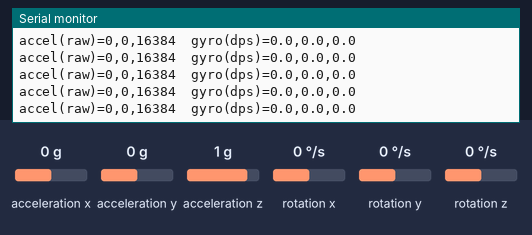
Simulated run of this sketch. Board: ESP32. Shown: the last lines printed to the serial monitor. Wiring (inferred from the names in the program): MPU-9250 motion sensor at I2C address 0x68. Inputs (shaded band) come from the test bench; at power-on: acceleration x 0 g, acceleration y 0 g, acceleration z 1 g, rotation x 0 °/s, rotation y 0 °/s, rotation z 0 °/s.

Above: at 2.9 s.
3.0 s: acceleration x set to -1.4 g
At 3.8 s:
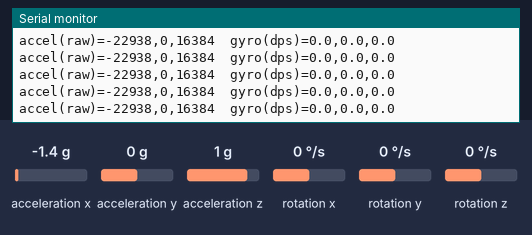
4.5 s: acceleration y set to -1.4 g
At 5.2 s:
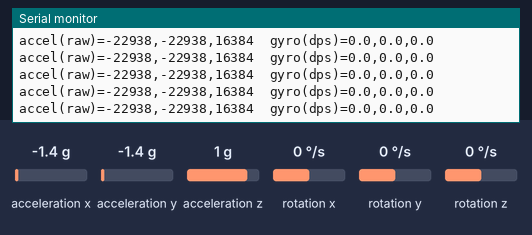
6.0 s: acceleration z set to -1.4 g
At 6.5 s:
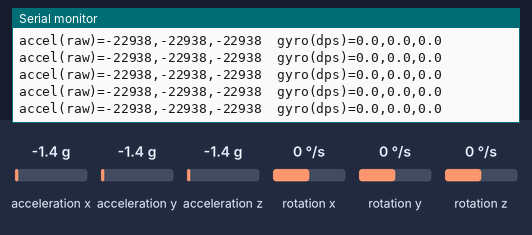
7.5 s: rotation x set to -192 °/s
At 8.1 s:
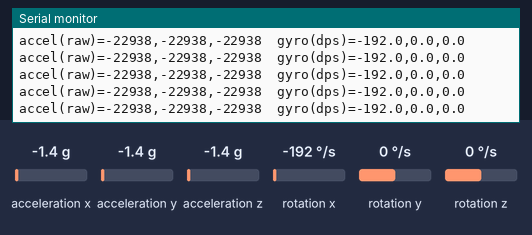
9.0 s: rotation y set to -192 °/s
At 9.8 s:
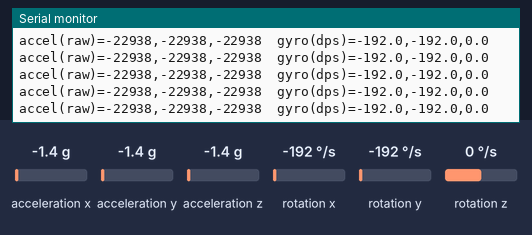

The sketch:

robot_imu_gy521.ino
```cpp
// ===== Llama Robot: GY-521 IMU Sender (ESP-NOW) =====
//
// Runs on the IMU ESP32. Dedicated GY-521 breakout sender -- a hardened
// rewrite of robot_imu_mpu6050.ino. Now sends a SensorPacket, same ESP-NOW
// broadcast, same scale factors, so computer_bridge.ino and the PC side need
// no changes. What's different from robot_imu_mpu6050.ino:
//   - auto-detects the I2C address (0x68 with AD0->GND, 0x69 with AD0->3.3V)
//   - accepts the WHO_AM_I values common GY-521 clones report (0x68, 0x70,
//     0x71, 0x72, 0x73, 0x98) instead of warning on anything but 0x68
//   - full device reset + PLL clock source at init (more stable than the
//     internal 8 MHz oscillator the chip wakes up on)
//   - enables the on-chip digital low-pass filter (~44 Hz) to cut motor
//     vibration noise before it reaches the packet
//   - checks every I2C read; a failed read is skipped (no garbage packet)
//     and the sensor is re-initialised after repeated failures, e.g. a
//     loose jumper while the robot is driving
//   - gyro bias calibration rejects the window and retries if the robot is
//     moved during it
//
// Wiring: GY-521 VCC->3.3V (the board's onboard regulator also accepts 5V),
// GND->GND, SDA->GPIO21, SCL->GPIO22, AD0 either way (0x68 low / 0x69 high, both
// auto-detected; the board on this robot is 0x69). XDA, XCL and
// INT unconnected.
//
// Keep the robot still for ~1s after boot -- that's the gyro bias
// calibration window (see calibrateGyroBias()). The packet sends
// bias-corrected raw gyro counts and uncorrected raw accel counts; scale
// factors (ACCEL_LSB_PER_G = 16384, GYRO_LSB_PER_DPS = 131) are applied on
// the PC side, same pattern robot_encoders_as5600.ino uses for gear ratio --
// keep the firmware dumb, tune scale/calibration without reflashing.

#include <Wire.h>
#include <WiFi.h>
#include <esp_now.h>
#include <LlamaSensors.h>

// ================= I2C pins =================
// NOTE: these were transposed (SDA 22 / SCL 21) until 2025-10-21, contradicting the
// wiring comment above and bench_imu_mpu6050_test.ino, so this sketch could never find
// the chip -- it reported "no GY-521 at 0x68 or 0x69" on perfectly good wiring.
#define SDA_PIN 21
#define SCL_PIN 22

// ================= MPU6050 registers =================
const uint8_t ADDR_AD0_LOW  = 0x68;
const uint8_t ADDR_AD0_HIGH = 0x69;

const uint8_t REG_SMPLRT_DIV   = 0x19;
const uint8_t REG_CONFIG       = 0x1A;
const uint8_t REG_GYRO_CONFIG  = 0x1B;
const uint8_t REG_ACCEL_CONFIG = 0x1C;
const uint8_t REG_ACCEL_XOUT_H = 0x3B; // 14 contiguous bytes: accel x/y/z, temp, gyro x/y/z
const uint8_t REG_PWR_MGMT_1   = 0x6B;
const uint8_t REG_WHO_AM_I     = 0x75;

// Genuine MPU6050 = 0x68; clone/relabelled GY-521 boards often carry an
// MPU6500/9250/6886-family die that answers with one of the others. All of
// them share the register layout used below.
const uint8_t WHO_AM_I_OK[] = {0x68, 0x70, 0x71, 0x72, 0x73, 0x98};

const float GYRO_LSB_PER_DPS = 131.0f; // +-250 deg/s, see REG_GYRO_CONFIG below

// ================= ESP-NOW =================
uint8_t broadcastMac[] = {0xFF, 0xFF, 0xFF, 0xFF, 0xFF, 0xFF};

// NOTE: this struct's layout and size must match the copy in
// computer_bridge.ino exactly -- packet type is told apart purely by length
// (4 = DrivePacket, 41 = SensorPacket; the old 16-byte ImuPacket is retired).
// Broadcast as a SensorPacket (LlamaSensors.h) rather than the old fixed-length
// ImuPacket. The packet now carries its own name, so the bridge needs no table of
// senders and a second IMU would be distinguishable from this one.
//
// values[0..5] = ax, ay, az, gx, gy, gz
//   accel: raw LSB, +-2g full scale, gravity included (not bias-calibrated)
//   gyro:  raw LSB, +-250 deg/s full scale, bias-corrected at boot
// Widened from int16 to int32 by the shared packet; the values themselves are unchanged,
// and sign-extension makes that lossless.
//
// The name is "IMU" deliberately: the bridge prints "<name> <values...> <ms>", so this
// comes out as "IMU <ax> <ay> <az> <gx> <gy> <gz> <ms>" -- byte-identical to what the
// old 16-byte ImuPacket produced. calibration/bridge.py and live_view.py therefore need
// no change at all, and the changeover is invisible on the PC side.
static const char SENSOR_NAME[] = "IMU";

void onSent(const wifi_tx_info_t *info, esp_now_send_status_t status) {
  // no-op; add Serial.println(status) here if you need send-failure debugging
}

// ================= Settings =================
const uint32_t PRINT_DT_MS = 20;       // ~50 Hz status output AND ESP-NOW send rate
const int GYRO_BIAS_SAMPLES = 200;
const int GYRO_STILL_MAX_SPREAD = 300; // raw LSB (~2.3 deg/s); larger min-max spread = robot moved
const int GYRO_BIAS_MAX_TRIES = 5;
const int MAX_READ_FAILS = 10;         // consecutive failed reads before re-init

// ================= State =================
uint8_t imuAddr = ADDR_AD0_LOW;
int16_t gyroBiasXRaw = 0, gyroBiasYRaw = 0, gyroBiasZRaw = 0; // raw LSB, subtracted before send
int readFails = 0;
uint32_t lastPrintMs = 0;

bool writeReg8(uint8_t reg, uint8_t val) {
  Wire.beginTransmission(imuAddr);
  Wire.write(reg);
  Wire.write(val);
  return Wire.endTransmission() == 0;
}

bool readReg8(uint8_t reg, uint8_t &val) {
  Wire.beginTransmission(imuAddr);
  Wire.write(reg);
  if (Wire.endTransmission(false) != 0) return false;
  if (Wire.requestFrom((int)imuAddr, 1) != 1) return false;
  val = Wire.read();
  return true;
}

bool probe(uint8_t addr) {
  Wire.beginTransmission(addr);
  return Wire.endTransmission() == 0;
}

bool whoAmIRecognised(uint8_t id) {
  for (uint8_t ok : WHO_AM_I_OK) if (id == ok) return true;
  return false;
}

// Returns false if the burst read came back short -- caller should skip the sample.
bool readRaw(int16_t &ax, int16_t &ay, int16_t &az,
             int16_t &gx, int16_t &gy, int16_t &gz) {
  Wire.beginTransmission(imuAddr);
  Wire.write(REG_ACCEL_XOUT_H);
  if (Wire.endTransmission(false) != 0) return false;
  if (Wire.requestFrom((int)imuAddr, 14) != 14) return false;

  uint8_t buf[14];
  for (int i = 0; i < 14; i++) buf[i] = Wire.read();

  ax = (int16_t)((buf[0] << 8) | buf[1]);
  ay = (int16_t)((buf[2] << 8) | buf[3]);
  az = (int16_t)((buf[4] << 8) | buf[5]);
  // buf[6..7] = temperature, unused
  gx = (int16_t)((buf[8] << 8) | buf[9]);
  gy = (int16_t)((buf[10] << 8) | buf[11]);
  gz = (int16_t)((buf[12] << 8) | buf[13]);
  return true;
}

// Finds the GY-521 on the bus and configures it. Returns false if no sensor answers.
bool initImu() {
  if (probe(ADDR_AD0_LOW))       imuAddr = ADDR_AD0_LOW;
  else if (probe(ADDR_AD0_HIGH)) imuAddr = ADDR_AD0_HIGH;
  else {
    Serial.println("ERROR: no GY-521 at 0x68 or 0x69 -- check VCC/GND/SDA/SCL wiring.");
    return false;
  }
  Serial.print("GY-521 found at 0x"); Serial.println(imuAddr, HEX);

  uint8_t whoAmI = 0;
  readReg8(REG_WHO_AM_I, whoAmI);
  Serial.print("WHO_AM_I = 0x"); Serial.print(whoAmI, HEX);
  Serial.println(whoAmIRecognised(whoAmI) ? " (ok)" : " (unrecognised -- continuing anyway)");

  writeReg8(REG_PWR_MGMT_1, 0x80);   // device reset
  delay(100);
  writeReg8(REG_PWR_MGMT_1, 0x01);   // wake, clock = PLL with X-gyro reference
  delay(50);
  writeReg8(REG_CONFIG, 0x03);       // DLPF ~44 Hz accel / ~42 Hz gyro, 1 kHz internal rate
  writeReg8(REG_SMPLRT_DIV, 0x04);   // 1 kHz / (1+4) = 200 Hz sample rate
  writeReg8(REG_GYRO_CONFIG, 0x00);  // +-250 deg/s
  writeReg8(REG_ACCEL_CONFIG, 0x00); // +-2g
  delay(50);                         // let the filter settle before calibrating

  readFails = 0;
  return true;
}

// Averages GYRO_BIAS_SAMPLES readings; retries if the robot wasn't held still.
void calibrateGyroBias() {
  Serial.println("Calibrating gyro bias -- keep the robot still...");
  for (int attempt = 1; attempt <= GYRO_BIAS_MAX_TRIES; attempt++) {
    int16_t ax, ay, az, gx, gy, gz;
    long sumX = 0, sumY = 0, sumZ = 0;
    int16_t minX = INT16_MAX, minY = INT16_MAX, minZ = INT16_MAX;
    int16_t maxX = INT16_MIN, maxY = INT16_MIN, maxZ = INT16_MIN;
    int n = 0;

    for (int i = 0; i < GYRO_BIAS_SAMPLES; i++) {
      if (readRaw(ax, ay, az, gx, gy, gz)) {
        sumX += gx; sumY += gy; sumZ += gz;
        minX = min(minX, gx); maxX = max(maxX, gx);
        minY = min(minY, gy); maxY = max(maxY, gy);
        minZ = min(minZ, gz); maxZ = max(maxZ, gz);
        n++;
      }
      delay(5);
    }

    bool still = n > GYRO_BIAS_SAMPLES / 2
              && (maxX - minX) < GYRO_STILL_MAX_SPREAD
              && (maxY - minY) < GYRO_STILL_MAX_SPREAD
              && (maxZ - minZ) < GYRO_STILL_MAX_SPREAD;

    if (still || attempt == GYRO_BIAS_MAX_TRIES) {
      if (n > 0) {
        gyroBiasXRaw = sumX / n;
        gyroBiasYRaw = sumY / n;
        gyroBiasZRaw = sumZ / n;
      }
      if (!still) Serial.println("WARNING: robot never held still -- using last bias estimate.");
      Serial.print("Gyro bias (raw LSB): x="); Serial.print(gyroBiasXRaw);
      Serial.print(" y="); Serial.print(gyroBiasYRaw);
      Serial.print(" z="); Serial.println(gyroBiasZRaw);
      return;
    }
    Serial.print("Movement detected during calibration, retrying ("); Serial.print(attempt);
    Serial.print("/"); Serial.print(GYRO_BIAS_MAX_TRIES); Serial.println(")...");
  }
}

int16_t subtractBias(int16_t raw, int16_t bias) {
  return (int16_t)constrain((int32_t)raw - bias, INT16_MIN, INT16_MAX);
}

void setup() {
  Serial.begin(115200);
  delay(200);

  Wire.begin(SDA_PIN, SCL_PIN);
  Wire.setClock(400000);

  Serial.println("===== GY-521 IMU Sender =====");

  while (!initImu()) delay(1000); // keep retrying until the sensor shows up
  calibrateGyroBias();

  WiFi.mode(WIFI_STA);
  WiFi.setSleep(false);
  WiFi.setChannel(1);

  if (esp_now_init() != ESP_OK) {
    Serial.println("ESP-NOW init failed");
  } else {
    esp_now_register_send_cb(onSent);
    esp_now_peer_info_t peer{};
    peer.channel = 1;
    peer.encrypt = false;
    memcpy(peer.peer_addr, broadcastMac, 6);
    esp_now_add_peer(&peer);
    Serial.printf("ESP-NOW broadcasting SensorPacket \"%s\" (%u bytes) on channel 1.\n",
                  SENSOR_NAME, (unsigned)sizeof(SensorPacket));
  }

  lastPrintMs = millis();
}

void loop() {
  uint32_t now = millis();
  if (now - lastPrintMs < PRINT_DT_MS) return;
  lastPrintMs = now;

  int16_t ax, ay, az, gx, gy, gz;
  if (!readRaw(ax, ay, az, gx, gy, gz)) {
    if (++readFails >= MAX_READ_FAILS) {
      Serial.println("GY-521 not responding -- re-initialising (bias kept).");
      Wire.end();
      Wire.begin(SDA_PIN, SCL_PIN);
      Wire.setClock(400000);
      initImu();
    }
    return; // don't send a stale/garbage packet
  }
  readFails = 0;

  int16_t gxCorr = subtractBias(gx, gyroBiasXRaw);
  int16_t gyCorr = subtractBias(gy, gyroBiasYRaw);
  int16_t gzCorr = subtractBias(gz, gyroBiasZRaw);

  Serial.print("accel(raw)="); Serial.print(ax); Serial.print(",");
  Serial.print(ay); Serial.print(","); Serial.print(az);
  Serial.print("  gyro(dps)="); Serial.print(gxCorr / GYRO_LSB_PER_DPS, 1); Serial.print(",");
  Serial.print(gyCorr / GYRO_LSB_PER_DPS, 1); Serial.print(",");
  Serial.println(gzCorr / GYRO_LSB_PER_DPS, 1);

  SensorPacket p;
  sensorPacketInit(&p, SENSOR_NAME, 6, now);
  p.values[0] = ax;  p.values[1] = ay;  p.values[2] = az;
  p.values[3] = gxCorr;  p.values[4] = gyCorr;  p.values[5] = gzCorr;
  esp_now_send(broadcastMac, (uint8_t*)&p, sizeof(p));
}
```

Measured:
- after the input at 3.0 s, the serial monitor: prints a new line at once (image 1)
- after the input at 4.5 s, the serial monitor: prints a new line at once (image 2)
- after the input at 6.0 s, the serial monitor: prints a new line at once (image 3)
- after the input at 7.5 s, the serial monitor: prints a new line at once (image 4)
- after the input at 9.0 s, the serial monitor: prints a new line at once (image 5)
